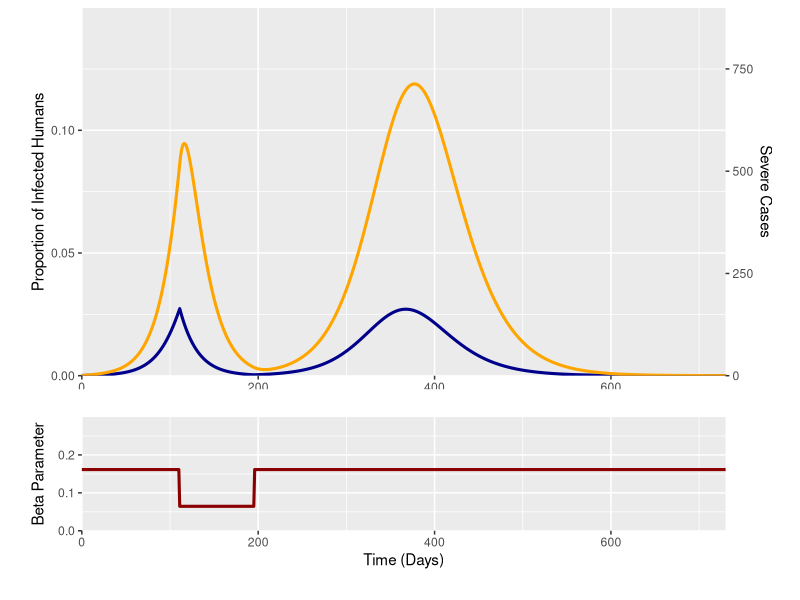
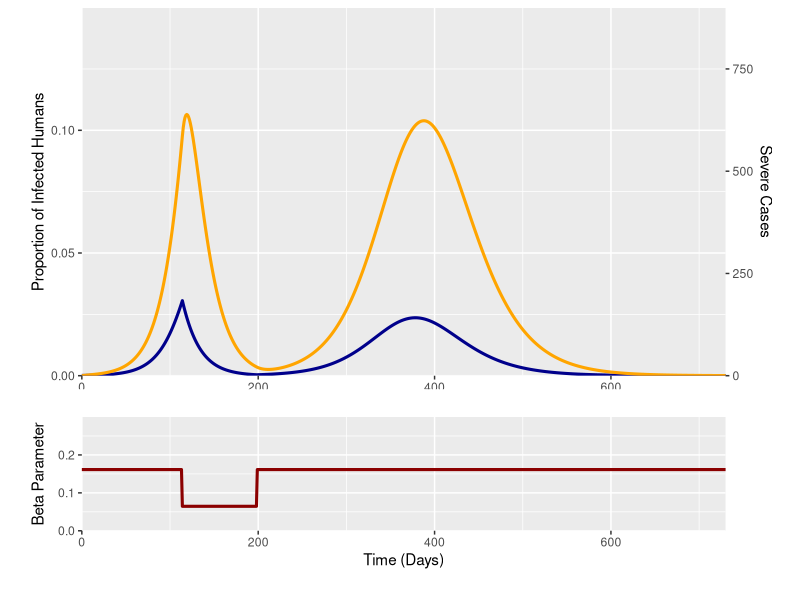

Source code (R) for these figures, in order:
rm(list=ls())

library("deSolve"); library("ggplot2"); library("cowplot")

GenTime <- function(T2, R0) {
  G = T2 * ((R0-1)/log(2))
  return(G)
}

#### SCENARIO 1 - 12 Weeks ####
betastatdecrease <- function(time, int_timestart, int_timeend) {
  ifelse((time >= int_timestart & time <= int_timeend),
         (1.5*(1/(GenTime(4.6,2.4))))*0.4,
         (1.5*(1/(GenTime(4.6,2.4)))))
}

SIR1 <- function(time, state, parameters) {
  with(as.list(c(state, parameters)), {
    dS = - betastatdecrease(time,int_timestart,int_timeend)*S*I
    dI = betastatdecrease(time,int_timestart,int_timeend)*S*I - gamma*I - delta*I
    dC = delta*I - mu*C
    dR = gamma*I + mu*C
    dCumInf = betastatdecrease(time,int_timestart,int_timeend)*S*I
    dCumClin = delta*I
    return(list(c(dS,dI,dC,dR,dCumInf,dCumClin)))
  })
}

init <- c(S = 0.9999, I = 0.0001,  C = 0, R = 0, CumInf = 0, CumClin = 0)
times <- seq(0,730,by = 1)
trigday <- seq(1,200, by = 1)
stats1 <- data.frame(matrix(nrow = length(trigday), ncol = 7))
colnames(stats1) <- c("TrigDay", "TimePeakInf", "PeakInf_Inf", "TimePeakClin", "PeakInf_Clin", "CumInf","CumClin")

for(i in 1:length(trigday)) {
  parms = c(gamma = 1/(GenTime(4.6,2.4)),
            delta = (1/(GenTime(4.6,2.4)))/200,
            mu = 0.1,
            int_timestart = trigday[i],
            int_timeend = trigday[i] + (12*7))
  out1 <- data.frame(ode(y = init, func = SIR1, times = times, parms = parms))
  stats1[i,1] <- parms[4]
  stats1[i,2] <- out1[,1][which(out1[,3] == max(out1[,3]))] #Time
  stats1[i,3] <- out1[,3][which(out1[,3] == max(out1[,3]))] #No Inf
  stats1[i,4] <- out1[,1][which(out1[,4] == max(out1[,4]))]
  stats1[i,5] <- out1[,4][which(out1[,4] == max(out1[,4]))]
  stats1[i,6] <- max(out1[,6])
  stats1[i,7] <- max(out1[,7])
  print(i/length(trigday))
}

#### Peak Inf ####

stats1[which.min(stats1$PeakInf_Inf),]


parms = c(gamma = 1/(GenTime(4.6,2.4)),
          delta = (1/(GenTime(4.6,2.4)))/200,
          mu = 0.1,
          int_timestart = as.numeric(stats1[which.min(stats1$PeakInf_Inf),][1]),
          int_timeend = as.numeric(stats1[which.min(stats1$PeakInf_Inf),][1]) + (12*7))

out1 <- data.frame(ode(y = init, func = SIR1, times = times, parms = parms))
out1$beta <- betastatdecrease(times, as.numeric(parms[4]), as.numeric(parms[5]))

#Plotting

outdata1 <- rbind(data.frame("Compartment" = "Infec", "Times" = out1[,1], "Prev" = out1[,3]),
                  data.frame("Compartment" = "ClinInf", "Times" = out1[,1], "Prev" = out1[,4]),
                  data.frame("Compartment" = "Beta", "Times" = out1[,1], "Prev" = out1[,8]))

p11 <- ggplot(out1, aes(x = time)) + geom_line(aes(y=I),size = 1.05, col = "darkblue") + geom_line(aes(y=(C*5000000)/6000), size=1.05, col="orange") +
  labs(x ="Time (Days)", y = "Proportion of Infected Humans") +
  scale_y_continuous(limits = c(0, 0.15), expand = c(0,0), sec.axis = sec_axis(~.*6000, name = "Severe Cases")) +
  theme(legend.position = "bottom", legend.title = element_blank(), legend.spacing.x = unit(0.3, 'cm'), legend.text=element_text(size=11)) +
  scale_x_continuous(expand = c(0, 0))

p21 <- ggplot(data = outdata1[outdata1$Compartment == "Beta",], aes(x = Times, y = Prev)) + geom_line(size = 1.05, col = "darkred") +
  labs(x ="Time (Days)", y = "Beta Parameter") + scale_y_continuous(limits = c(0,0.3) ,  expand = c(0,0)) +
  theme(legend.position = "bottom", legend.title = element_blank(),
        legend.spacing.x = unit(0.3, 'cm'), legend.text=element_text(size=11), plot.margin=unit(c(0.7,0.7,0.8,0.8),"cm")) +
  scale_x_continuous(expand = c(0, 0))

plot_grid(p11, NULL, p21, align = "v", nrow = 3, rel_heights = c(2, -0.15, 1))

#### Peak Clin ####

stats1[which.min(stats1$PeakInf_Clin),]
parms = c(gamma = 1/(GenTime(4.6,2.4)),
          delta = (1/(GenTime(4.6,2.4)))/200,
          mu = 0.1,
          int_timestart = as.numeric(stats1[which.min(stats1$PeakInf_Clin),][1]),
          int_timeend = as.numeric(stats1[which.min(stats1$PeakInf_Clin),][1]) + (12*7))

out1 <- data.frame(ode(y = init, func = SIR1, times = times, parms = parms))
out1$beta <- betastatdecrease(times, as.numeric(parms[4]), as.numeric(parms[5]))

#Plotting

outdata1 <- rbind(data.frame("Compartment" = "Infec", "Times" = out1[,1], "Prev" = out1[,3]),
                  data.frame("Compartment" = "ClinInf", "Times" = out1[,1], "Prev" = (out1[,4])*5000000),
                  data.frame("Compartment" = "Beta", "Times" = out1[,1], "Prev" = out1[,8]))

p11 <- ggplot(out1, aes(x = time)) + geom_line(aes(y=I),size = 1.05, col = "darkblue") + geom_line(aes(y=(C*5000000)/6000), size=1.05, col="orange") +
  labs(x ="Time (Days)", y = "Proportion of Infected Humans") +
  scale_y_continuous(limits = c(0,0.15), expand = c(0,0), sec.axis = sec_axis(~.*6000, name = "Severe Cases")) +
  theme(legend.position = "bottom", legend.title = element_blank(), legend.spacing.x = unit(0.3, 'cm'), legend.text=element_text(size=11)) +
  scale_x_continuous(expand = c(0, 0))

p21 <- ggplot(data = outdata1[outdata1$Compartment == "Beta",], aes(x = Times, y = Prev)) + geom_line(size = 1.05, col = "darkred") +
  labs(x ="Time (Days)", y = "Beta Parameter") + scale_y_continuous(limits = c(0,0.3) ,  expand = c(0,0)) +
  theme(legend.position = "bottom", legend.title = element_blank(),
        legend.spacing.x = unit(0.3, 'cm'), legend.text=element_text(size=11), plot.margin=unit(c(0.7,0.7,0.8,0.8),"cm")) +
  scale_x_continuous(expand = c(0, 0))

plot_grid(p11, NULL, p21, align = "v", nrow = 3, rel_heights = c(2, -0.15, 1))
